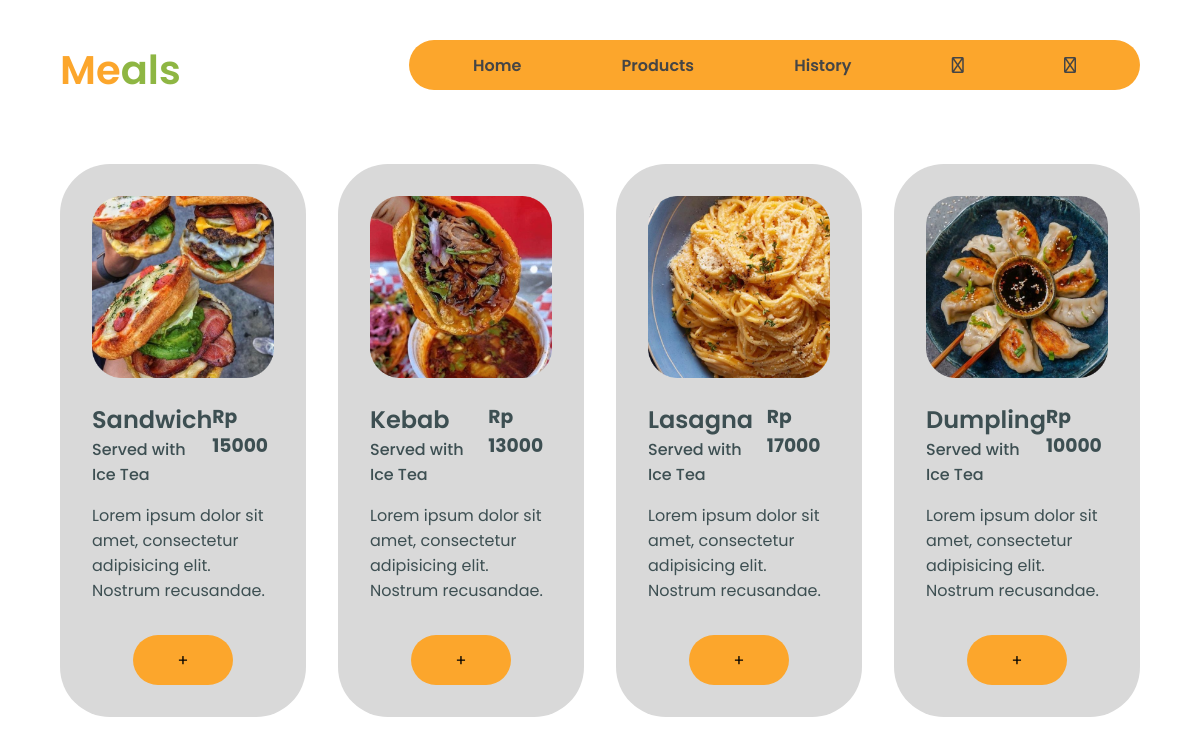
The app's page /pelanggan/produk.php with its own data.
### tables this page shows
CREATE TABLE `produk` (
  `id_produk` int(11) NOT NULL,
  `nama_produk` varchar(100) NOT NULL,
  `deskripsi` text NOT NULL,
  `harga` int(11) NOT NULL,
  `foto_produk` varchar(255) NOT NULL
);

### pelanggan/produk.php (the view, shortened to what this page needs)
<?php
    include "koneksi.php";
    include "navbar.php";
?>
<!DOCTYPE html>
<html lang="en">
<head>
    <link rel="stylesheet" href="../assets/css/style-products2.css">
</head>
<body>
    <section class="products">
        <div class="container">
            <div class="card-wrapper">
            <?php
                $qry_produk=mysqli_query($conn,"select * from produk");
                while($dt_produk=mysqli_fetch_array($qry_produk)){
            ?>
                <div class="card">
                    <div class="card-image">
                        <img src="../assets/img/<?=$dt_produk['foto_produk']?>">
                    </div>
                    <div class="card-title">
                        <div class="title-desc">
                            <h3><?=$dt_produk['nama_produk']?></h3>
                            <h5>Served with Ice Tea</h5>
                        </div>
                        <div class="title-price">
                            <h3>Rp <?=$dt_produk['harga']?></h3>
                        </div>
                    </div>
                    <div class="card-desc">
                        <p><?=$dt_produk['deskripsi']?></p>
                    </div>
                    <div class="card-add">
                        <a href="beli_produk.php?id_produk=<?=$dt_produk['id_produk']?>">
                        <button>+</button>
                        </a>
                    </div>
                </div>
            <?php } ?>
            </div>
        </div>
    </section>
</body>
</html>

### assets/css/style-navbar.css (style rules this page uses)
* { margin: 0; padding: 0; box-sizing: border-box; font-family: 'poppins'; }
.container { width: 90%; margin: 0 auto; }

### assets/css/style-products2.css (style rules this page uses)
* { margin: 0; padding: 0; box-sizing: border-box; font-family: 'poppins'; }
.products { margin-top: 8vh; }
.container { width: 90%; margin: 0 auto; }
.card-wrapper { display: flex; column-gap: 32px; width: 100%; }
.card { background-color: #D9D9D9; padding: 2rem 2rem; border-radius: 50px; color: #3D4F52; width: 25%; height: auto; }
.card-image { display: flex; }
.card-image img { width: 100%; }
.card-title { margin-top: 1.5rem; display: flex; justify-content: space-between; }
.title-desc h3 { font-size: 24px; font-weight: 600; }
.title-desc h5 { font-size: 16px; font-weight: 500; }
.card-desc { margin-top: 1rem; }
.card-add { display: flex; justify-content: center; margin-top: 2rem; }
.card-add button { background-color: #FCA62C; border-radius: 50px; border-style: none; width: 100px; height: 50px; font-size: 16px; cursor: pointer; }

### records on screen
produk: foto_produk (picture), nama_produk "Sandwich", harga "15000", deskripsi "Lorem ipsum dolor sit amet, consectetur adipisicing elit. Nostrum recusandae."
produk: foto_produk (picture), nama_produk "Kebab", harga "13000", deskripsi "Lorem ipsum dolor sit amet, consectetur adipisicing elit. Nostrum recusandae."
produk: foto_produk (picture), nama_produk "Lasagna", harga "17000", deskripsi "Lorem ipsum dolor sit amet, consectetur adipisicing elit. Nostrum recusandae."
produk: foto_produk (picture), nama_produk "Dumpling", harga "10000", deskripsi "Lorem ipsum dolor sit amet, consectetur adipisicing elit. Nostrum recusandae."
